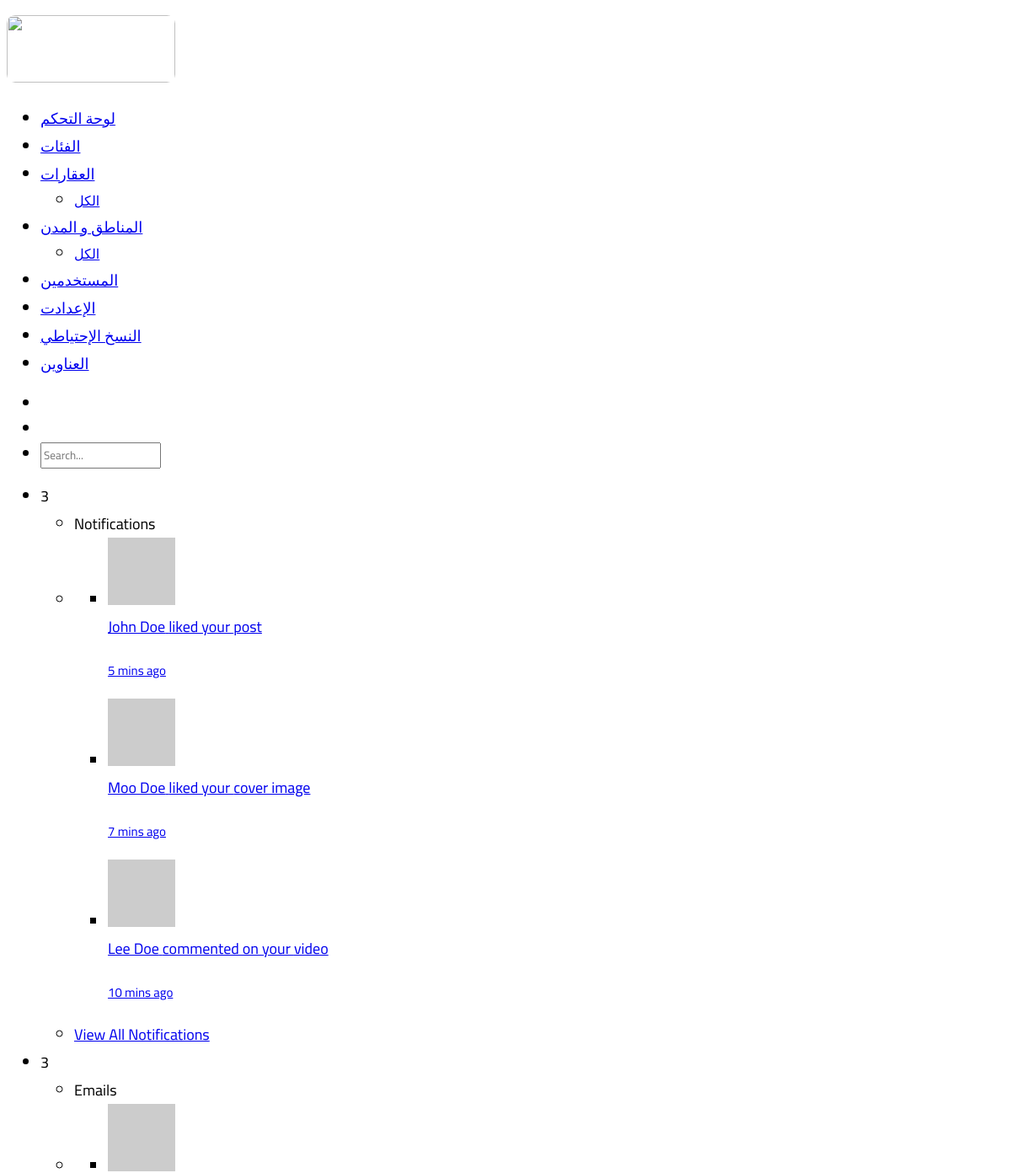
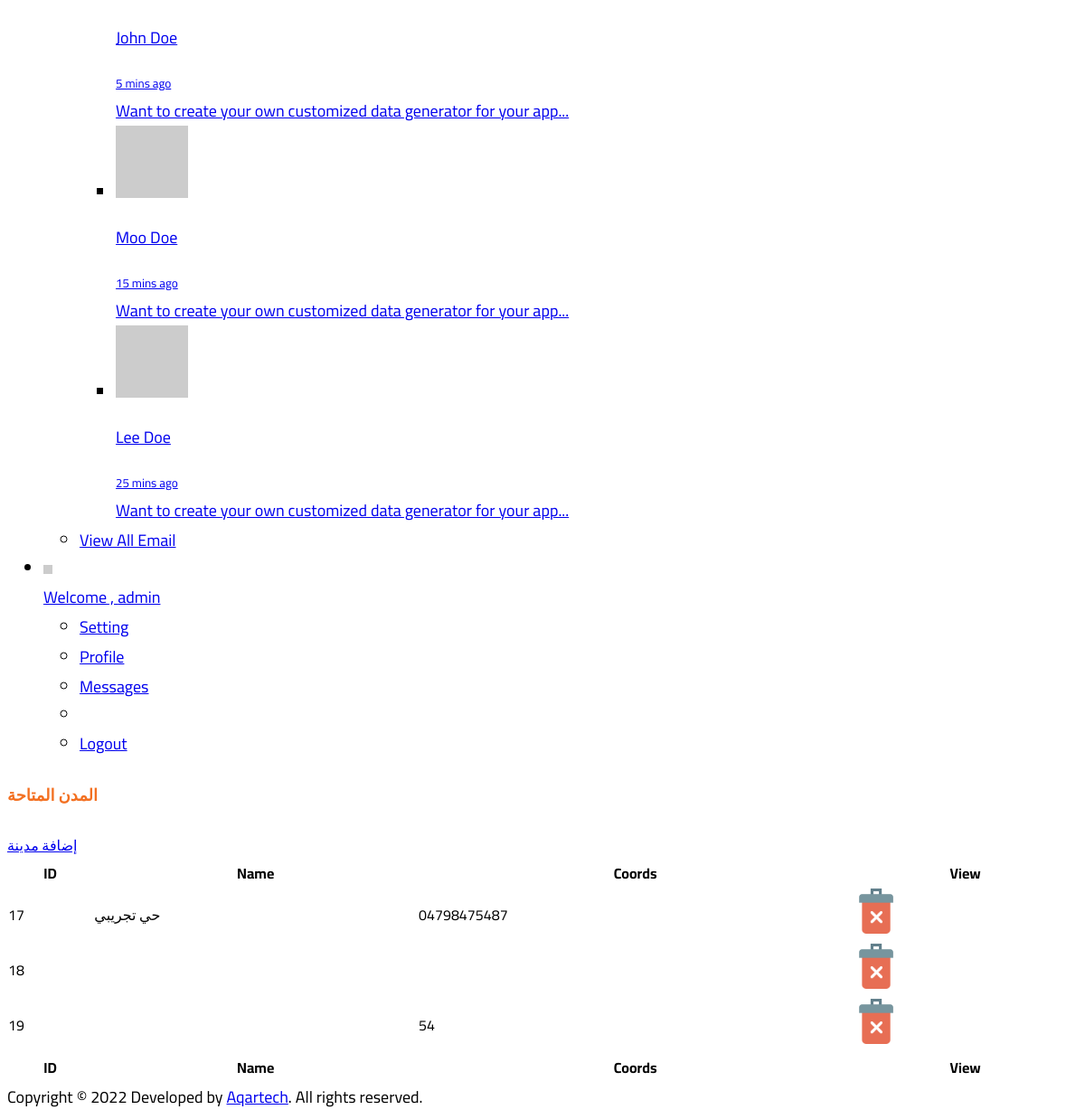
The page /Dashboard/cities.php (signed in) on the database its author committed (2 pictures, top to bottom).
### tables this page shows
CREATE TABLE `cities` (
  `city_id` int(11) NOT NULL,
  `state_id` text NOT NULL,
  `name` text NOT NULL,
  `coords` text NOT NULL,
  `date_created` datetime NOT NULL DEFAULT current_timestamp()
);

### Dashboard/cities.php (the view, shortened to what this page needs)
<?php
include './../dbcontext/connect.php';
$state_id = $_GET['state_id']
?>
<!DOCTYPE html>
<html>
<head>
    <link href="assets/css/style.css" rel="stylesheet">
</head>
<body class="app">
    <div>
        <?php include 'components/sidebar.php'; ?>
        <div class="page-container">
            <?php include 'components/header.php';?>
            <main class="main-content bgc-grey-100">
                <div id="mainContent">
                    <div class="container-fluid">
                        <div class="row">
                            <div class="col-md-12">
                                <div class="bgc-white bd bdrs-3 p-20 mB-20">
                                <div class="row">
                                   <div class="col-md-8">
                                   <h4 class="c-grey-900 mB-20" style="color:#f37021">
                             المدن المتاحة
                                    </h4>
                                   </div>
                                   <div class="col-md-4">
                                  <a class="btn btn-primary" href="add_city.php?state_id=<?php echo $state_id; ?>">
                                  إضافة مدينة
                                  </a>
                                   </div>
                              </div>
                                    <table id="dataTable" class="table table-striped table-bordered" cellspacing="0"
                                        width="100%">
                                        <thead>
                                            <tr>
                                                <th>ID</th>
                                                <th>Name</th>
                                                <th>Coords</th>
                                                <th>View</th>
                                            </tr>
                                        </thead>
                                        <tfoot>
                                              <th>ID</th>
                                                <th>Name</th>
                                                <th>Coords</th>
                                                <th>View</th>
                                        </tfoot>
                                        <tbody>
                                            <?php
                                        $sql = "select * from cities where state_id = '$state_id' ";
                                        $result = $con->query($sql);
                                        while($row = $result->fetch_assoc()) {
                                            ?>
                                                <td><?php echo $row['city_id']; ?></td>
                                                <td><?php echo $row['name']; ?></td>
                                                <td><?php echo $row['coords']; ?></td>
                                                <td>
                                                    <a href="cities.php?state_id=<?php echo  $row['state_id'];?>">
                                                        <img src="assets/images/delete.png" style="width:50px;height:50px">
                                                    </a>
                                                </td>
                                            <?php
                                                }
                                                ?>
                                        </tbody>
                                    </table>
                                </div>
                            </div>
                        </div>
                    </div>
                </div>
            </main>
            <?php
     include 'components/footer.php';
     ?>
        </div>
    </div>
</body>
</html>

### Dashboard/assets/css/style.css (style rules this page uses)
* { font-family: 'Cairo', sans-serif ; }

### rows shown on the page
cities: city_id "17", name "حي تجريبي", coords "04798475487"
cities: city_id "18"
cities: city_id "19", coords "54"

### other values the page prints
$_SESSION['admin_name'] "admin"
